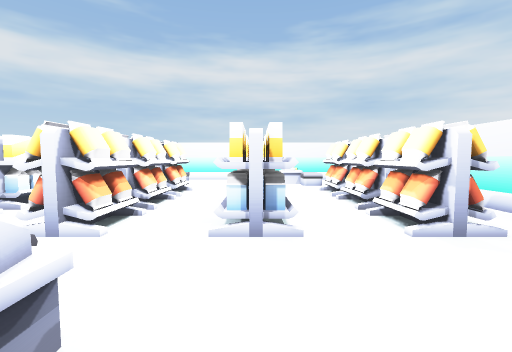
[1] (above)

16 first-person views from a walk through a 3-D level made in the Unity game engine. The camera is 0.58 m above the floor, tilts 4° down and sees 90° across. The floor is counted in squares, 0.5 m on a side. Each view is taken from the middle of a square. On the plan, view 1 faces up. The plan holds only what a view shows up to about 12 squares ahead; the rest is blank. The player character is not drawn. Some animated figures are left out.

[2]
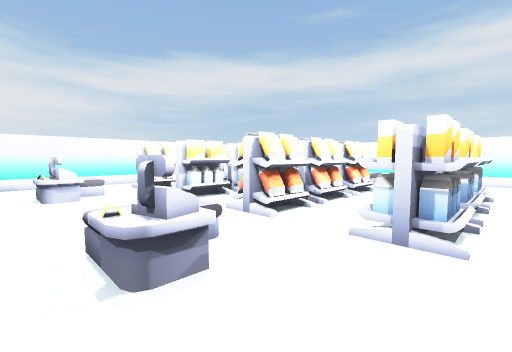

[3]
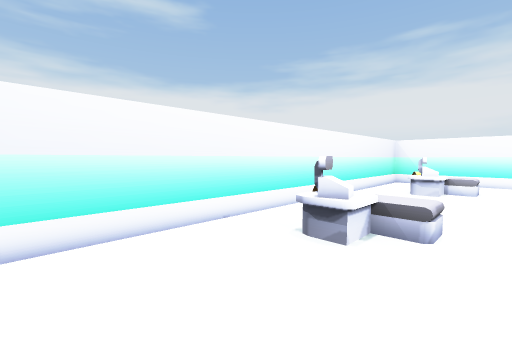

[4]
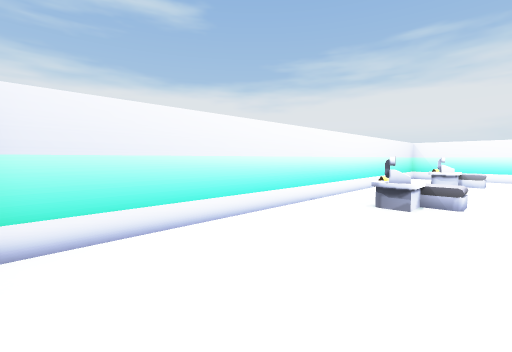

[5]
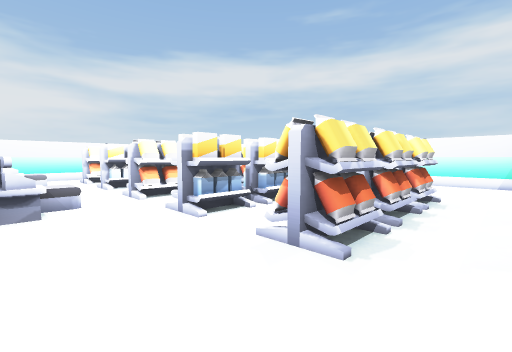

[6]
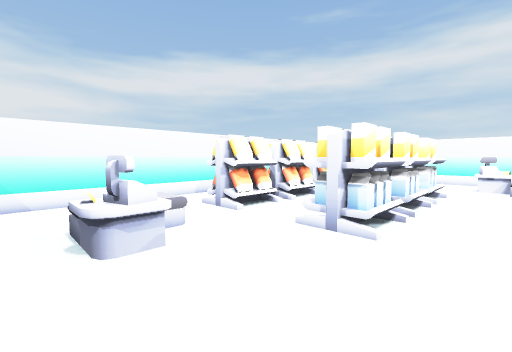

[7]
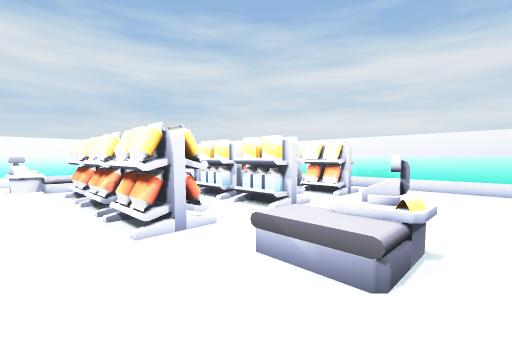

[8]
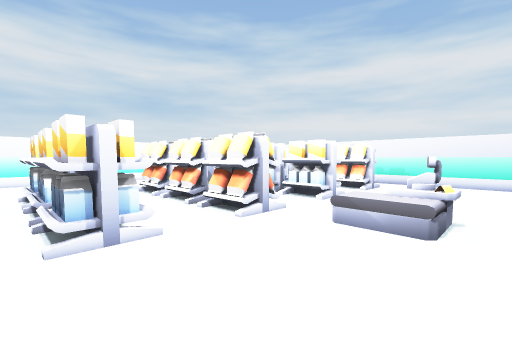

[9]
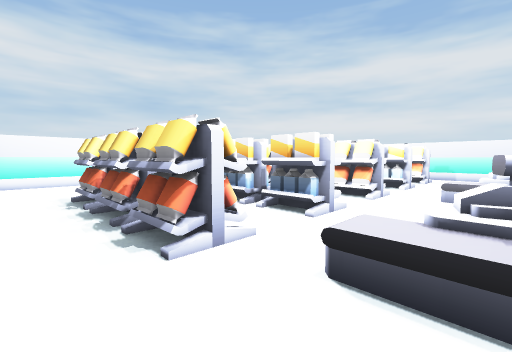

[10]
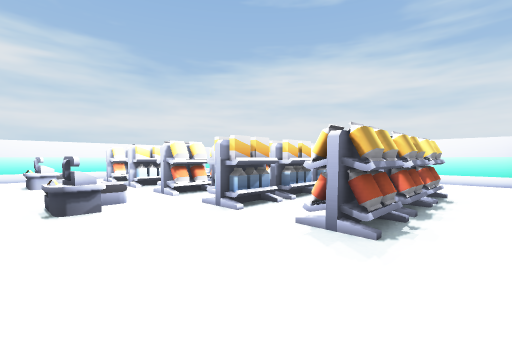

[11]
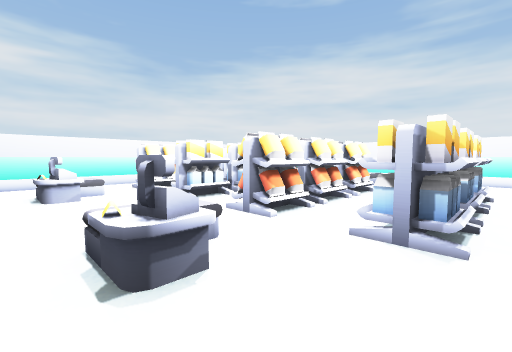

[12]
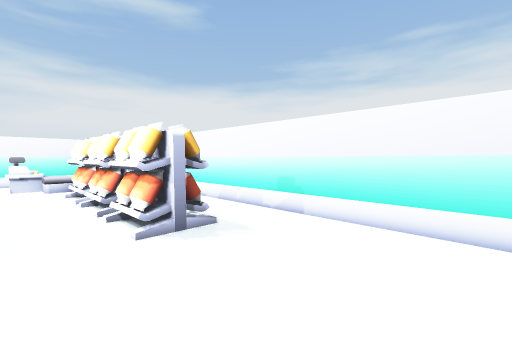

[13]
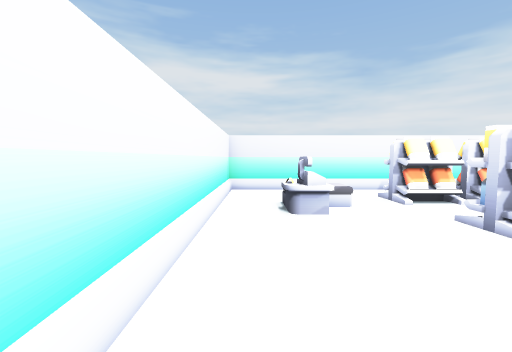

[14]
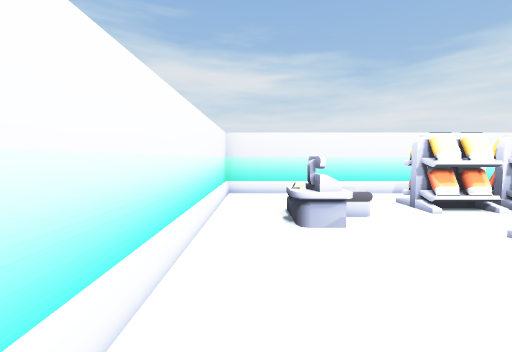

[15]
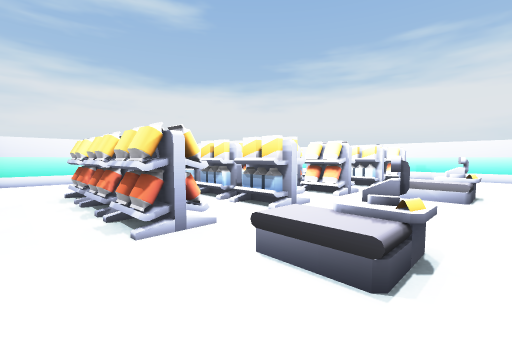

[16]
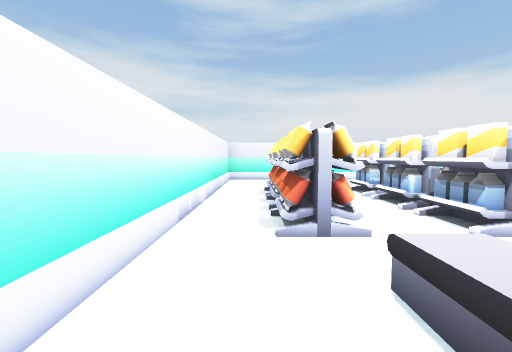

### Floor plan
Key: @ floor where view 1 was taken; # wall or solid block; . floor; O other object.
Columns run from 12 left of view 1 to 6 right of it. Each row starts with its distance up from view 1.
 14 ###################
 13 #.................#
 12 #......OOO...OOO..#
 11 #.......OO....OO..#
 10 #.................#
  9 #..O.OOO.O.OOO.O..#
  8 #..O.OOO.O.OOO.O..#
  7 #..O..O..O..O..O..#
  6 #..O.OOO.O.OOO.O..#
  5 #..O..O..O..O..O..#
  4 #..O.OOO.O.OOO.O..#
  3 #.................#
  2 #..OO....OO.......#
  1 #..OOO...OOO......#
  0 #...........@.....#
 -1 ###################

Where each view was taken, in squares from view 1:
view 1: 0 up, 0 right, facing up
view 2: 0 up, 1 right, facing up-left
view 3: 3 up, 2 right, facing down-left
view 4: 3 up, 5 right, facing down-left
view 5: 1 up, 5 right, facing up-left
view 6: 0 up, 4 left, facing up-left
view 7: 0 up, 5 left, facing up-right
view 8: 0 up, 7 left, facing up-right
view 9: 1 up, 11 left, facing up-right
view 10: 13 up, 11 left, facing down-right
view 11: 13 up, 7 left, facing down-right
view 12: 13 up, 7 left, facing down-left
view 13: 13 up, 4 left, facing right
view 14: 13 up, 3 left, facing right
view 15: 13 up, 5 right, facing down-left
view 16: 13 up, 4 right, facing down
